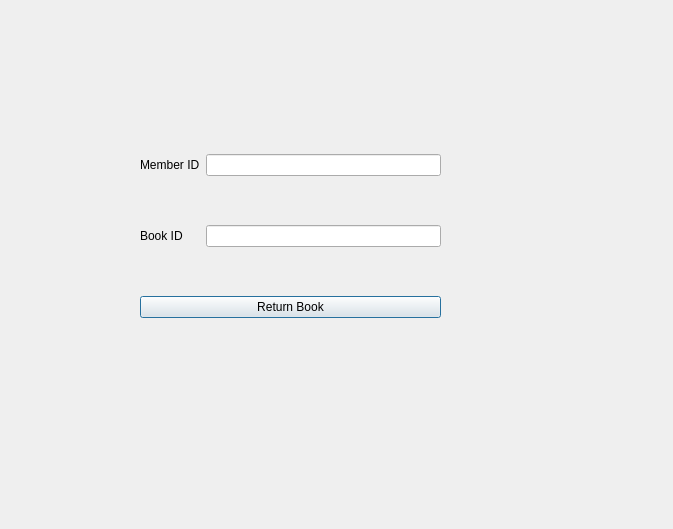
<?xml version="1.0" encoding="UTF-8"?>
<ui version="4.0">
 <class>Window_ReturnBook</class>
 <widget class="QDialog" name="Window_ReturnBook">
  <property name="geometry">
   <rect>
    <x>0</x>
    <y>0</y>
    <width>673</width>
    <height>529</height>
   </rect>
  </property>
  <property name="windowTitle">
   <string>Dialog</string>
  </property>
  <widget class="QWidget" name="">
   <property name="geometry">
    <rect>
     <x>140</x>
     <y>111</y>
     <width>301</width>
     <height>251</height>
    </rect>
   </property>
   <layout class="QVBoxLayout" name="verticalLayout">
    <item>
     <layout class="QHBoxLayout" name="horizontalLayout">
      <item>
       <widget class="QLabel" name="label">
        <property name="text">
         <string>Member ID</string>
        </property>
       </widget>
      </item>
      <item>
       <widget class="QLineEdit" name="lineEdit_MemberId"/>
      </item>
     </layout>
    </item>
    <item>
     <layout class="QHBoxLayout" name="horizontalLayout_2">
      <item>
       <widget class="QLabel" name="label_2">
        <property name="text">
         <string>Book ID     </string>
        </property>
       </widget>
      </item>
      <item>
       <widget class="QLineEdit" name="lineEdit_BookId"/>
      </item>
     </layout>
    </item>
    <item>
     <widget class="QPushButton" name="pushButton_ReturnBook">
      <property name="text">
       <string>Return Book</string>
      </property>
     </widget>
    </item>
   </layout>
  </widget>
 </widget>
 <resources/>
 <connections/>
</ui>
